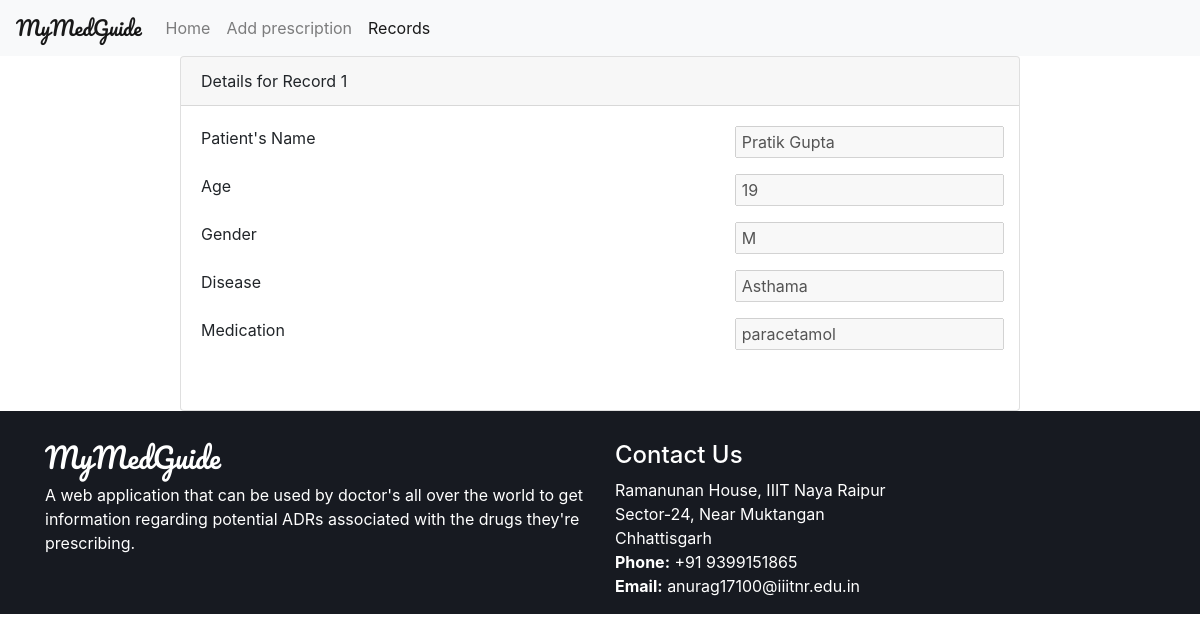
Page /prescriptionRecords/1 on the committed database.
### adr/models.py (models this page shows)
class Prescription(models.Model):
    name = models.CharField(max_length=100)
    age = models.IntegerField()
    gender = models.IntegerField()
    disease = models.CharField(max_length=100)
    medication = models.CharField(max_length=100)

### adr/views.py (the view)
# urls.py: path('prescriptionRecords/', views.prescription_record, name='prescriptionRecords'), # reverse/<int:id>
def prescription_record(request, id=None):
    context = {"title": "Prescription Records"}
    context["active"] = "prescriptionRecords"
    if(id==None):
        records = models.Prescription.objects.all()
        context["records"] = records
    else:
        record = models.Prescription.objects.get(pk=id)
        context["record"]  = record
    context["id"] = id
    return render(request, 'adr/prescription_record.html', context)

### adr/templates/adr/prescription_record.html (shortened to what this page needs)
{% extends 'adr/base.html' %}
{% load static %}
{% block content %}
{% if records %}
<table class="table table-hover">
    <thead class="thead-dark">
        <tr>
            <th scope="col">#</th>
            <th scope="col">Name</th>
            <th scope="col">Age</th>
            <th scope="col">Gender</th>
            <th scope="col">Disease</th>
            <th scope="col">Medication</th>
            <th scope="col">Details</th>
        </tr>
    </thead>
    <tbody>
        {% for record in records %}
        <tr>
            <th scope="row">{{record.pk}}</th>
            <td>
                {{record.name}}
            </td>
            <td>
                {{record.age}}
            </td>
            <td>
                {% if record.gender == 1 %}
                    <script>
                        document.write("M");
                    </script>
                {% else %}
                    <script>
                        document.write("F");
                    </script>
                {% endif %}
            </td>
            <td>
                {{record.disease}}
            </td>
            <td>
                {{record.medication}}
            </td>
            <td>
                <a class="btn btn-info" href="{%url 'prescriptionRecordsId' record.pk%}"
                    style="text-decoration: none; color:inherit;">
                    Details
                </a>
            </td>
        </tr>
        {% endfor %}
    </tbody>
</table>
{% else %}
    {% if record %}
    <div class="card" id="form_record_detail">
    <div class="card-header">
        Details for Record {{record.pk}}
    </div>
    <div class="card-body">
        <form method="post" >
        <div class="form-row form-group ">
            <label class="col-md-8" for="exampleInputEmail1">Patient's Name </label>
            <input class="col-md-4" disabled type="text" class="form-control" id="exampleInputEmail1" name="name" value="{{ record.name }}">
        </div>
        <div class="form-row form-group ">
            <label class="col-md-8" for="patientAge">Age</label>
            <input class="col-md-4" disabled type="text" class="form-control" id="patientAge" value ="{{ record.age }}"  name="age">
        </div>
        <div class="form-row form-group ">
            <label class="col-md-8" for="patientGender">Gender</label>
            <input class="col-md-4" disabled type="text" class="form-control" id="patientGender" value ="gender" placeholder="Gender" name="gender">
        </div>
        <div class="form-row form-group ">
            <label class="col-md-8" for="patientDisease">Disease</label>
            <input class="col-md-4" disabled type="text" class="form-control" id="patientDisease" value ="{{ record.disease}}" placeholder="Disease" name="disease">
        </div>
        <div class="form-row form-group ">
            <label class="col-md-8" for="PatientMedication">Medication</label>
            <input class="col-md-4" disabled type="text" class="form-control" id="PatientMedication" value ="{{ record.medication}}" placeholder="Medication" name="medication">
        </div>
        <br>
    </form>
    </div>
    </div>
    {% endif %}
{% endif %}
{% endblock %}

### adr/templates/adr/prescription_record.html (style rules this page uses)
#form_record_detail { width: 70%; margin: auto; }

### rows in the picture
Prescription: pk "1", name "Pratik Gupta", age "19", disease "Asthama", medication "paracetamol"
